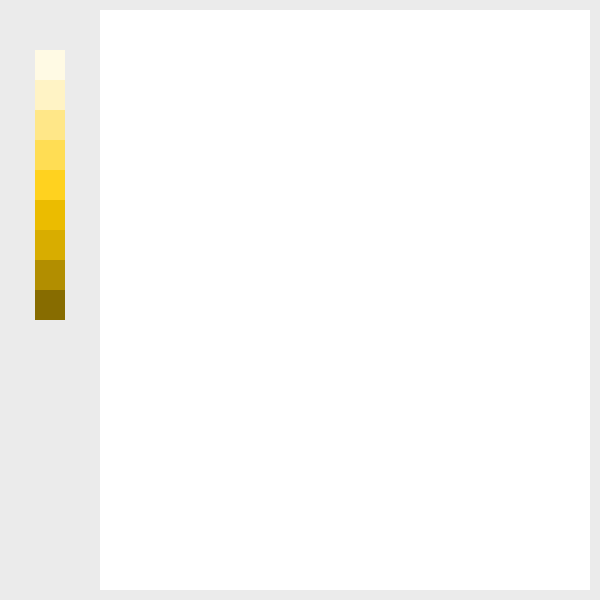
Frame 1 (no input)
Frame 60 (the mouse pressed at the canvas centre just before this capture): identical to frame 1, image omitted
Frame 120 (the mouse held since frame 60 and released just before this capture): identical to frame 1, image omitted

The Processing sketch that drew this single still picture (run headless with seeded random() and noise(); from frame 60 on, the mouse is pressed at the canvas centre):

// Processing sketch: processing_162398
// ── processing_162398.pde

int xPos = 35;
int yPos = 50;
int xPos2 = 100;
int bSize = 30;
 
void setup() {
  size(600, 600);
  background(#ebebeb);
 
  //drawing board
  fill(255,255,255);
  noStroke();
  rect(100, 10, 490, 580);
 
  //buttons
   
  
  fill(#fffae4);
  rect(xPos, yPos, bSize, bSize);
   
  
  fill(#fff3c5);
  rect(xPos, yPos+bSize, bSize, bSize);
   
  
  fill(#ffe788);
  rect(xPos, yPos+bSize*2, bSize, bSize);
   
  
  fill(#ffdd54);
  rect(xPos, yPos+bSize*3, bSize, bSize);
   
  
  fill(#ffd21f);
  rect(xPos, yPos+bSize*4, bSize, bSize);
   
  
  fill(#ebbc00);
  rect(xPos, yPos+bSize*5, bSize, bSize);
   
  
  fill(#d8ad00);
  rect(xPos, yPos+bSize*6, bSize, bSize);
   
 
  fill(#b28e00);
  rect(xPos, yPos+bSize*7, bSize, bSize);
   
  
  fill(#876c00);
  rect(xPos, yPos+bSize*8, bSize, bSize);
   

 
   
   
}
 
void draw() {
 if(mouseButton == RIGHT){
background(255);
 }
  if (mousePressed) {
 
    //brush
    if (590 > pmouseX && 590 > mouseX && pmouseX > 100 && mouseX > 110 &&
      590 > pmouseY && 590 > mouseY && pmouseY> 10 && mouseY> 10) {
      line(pmouseX, pmouseY, mouseX, mouseY);
    }
 
 
    
    if ( mouseX > xPos && mouseX < xPos+bSize && mouseY > yPos && mouseY <yPos+bSize) {
      stroke(#fffae4);
      strokeWeight(10);
    }
     
   
    if ( mouseX > xPos && mouseX < xPos+bSize && mouseY > yPos+bSize && mouseY <yPos+bSize+bSize) {
      stroke(#fff3c5);
      strokeWeight(10);
    }
     
    
    if ( mouseX > xPos && mouseX < xPos+bSize && mouseY > yPos+bSize+bSize && mouseY <yPos+bSize+bSize+bSize) {
      stroke(#ffe788);
      strokeWeight(10);
    }
     
    
    if ( mouseX > xPos && mouseX < xPos+bSize && mouseY > yPos+bSize+bSize+bSize && mouseY <yPos+bSize+bSize+bSize+bSize) {
      stroke(#ffdd54);
      strokeWeight(10);
    }
 
  
    if ( mouseX > xPos && mouseX < xPos+bSize && mouseY > yPos+bSize+bSize+bSize+bSize && mouseY <yPos+bSize+bSize+bSize+bSize+bSize) {
      stroke(#ffd21f);
      strokeWeight(10);
    }
     
 
    if ( mouseX > xPos && mouseX < xPos+bSize && mouseY > yPos+bSize+bSize+bSize+bSize+bSize && mouseY <yPos+bSize+bSize+bSize+bSize+bSize+bSize) {
      stroke(#ebbc00);
      strokeWeight(10);
    }
     
     
    if ( mouseX > xPos && mouseX < xPos+bSize && mouseY > yPos+bSize+bSize+bSize+bSize+bSize+bSize && mouseY <yPos+bSize+bSize+bSize+bSize+bSize+bSize+bSize) {
      stroke(#d8ad00);
      strokeWeight(10);
    }
     
     
    if ( mouseX > xPos && mouseX < xPos+bSize && mouseY > yPos+bSize+bSize+bSize+bSize+bSize+bSize+bSize && mouseY <yPos+bSize+bSize+bSize+bSize+bSize+bSize+bSize+bSize) {
      stroke(#b28e00);
      strokeWeight(10);
    }
     
      
    if ( mouseX > xPos && mouseX < xPos+bSize && mouseY > yPos+bSize+bSize+bSize+bSize+bSize+bSize+bSize+bSize && mouseY <yPos+bSize+bSize+bSize+bSize+bSize+bSize+bSize+bSize+bSize) {
      stroke(#876c00);
      strokeWeight(10);
    }
     
   
     

  }
}
